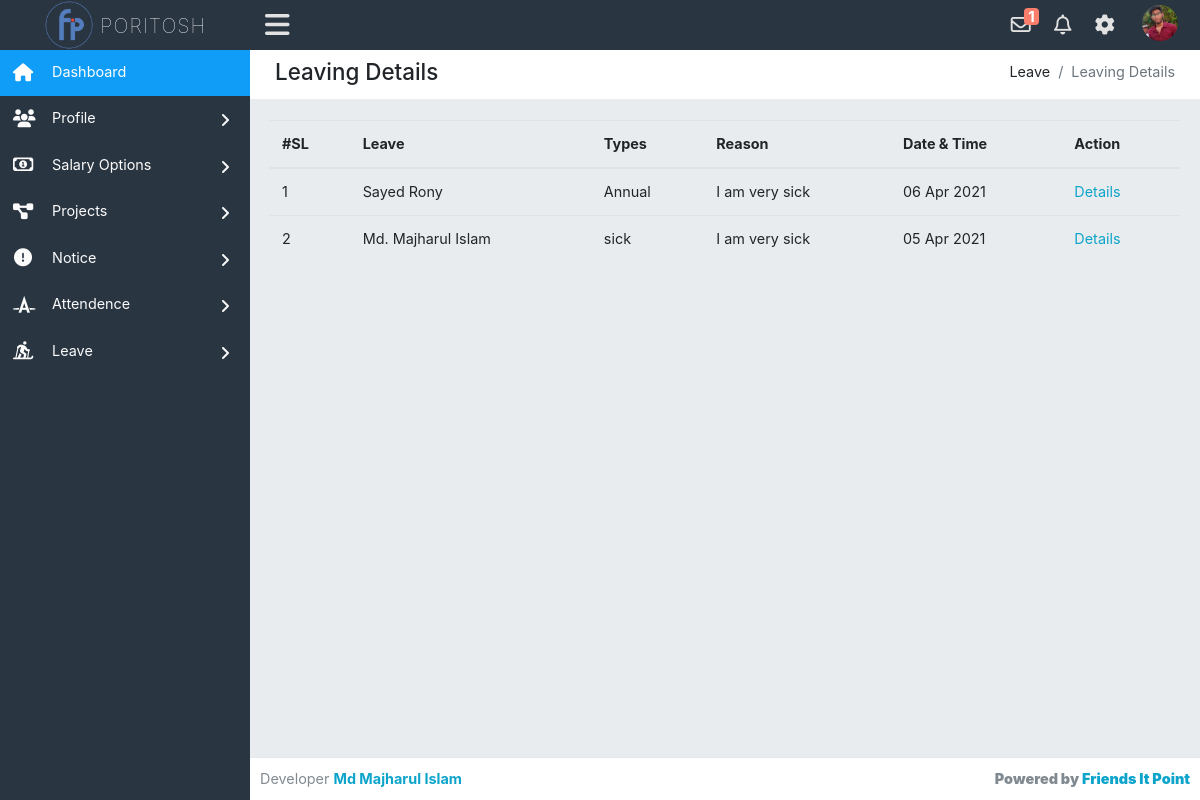
Screenshot of /leavingDetails.php (signed in) with the database file from the repository.
### tables this page shows
CREATE TABLE `employee_info` (
  `id` int(11) NOT NULL,
  `employee_id` int(50) NOT NULL,
  `emp_fullname` varchar(100) NOT NULL,
  `emp_mail` varchar(50) NOT NULL,
  `emp_phone` int(20) NOT NULL,
  `emp_designation` varchar(50) NOT NULL,
  `emp_salary` varchar(50) NOT NULL,
  `emp_address` varchar(100) NOT NULL,
  `emp_password` varchar(150) NOT NULL,
  `emp_bio` varchar(1000) NOT NULL,
  `profile_pic` varchar(50) NOT NULL,
  `register_timedate` timestamp NOT NULL DEFAULT current_timestamp(),
  `total_salary` varchar(100) NOT NULL
);

CREATE TABLE `leaving` (
  `left_id` int(100) NOT NULL,
  `left_emp` varchar(100) NOT NULL,
  `left_empid` int(50) NOT NULL,
  `company` varchar(100) NOT NULL,
  `left_report` varchar(100) NOT NULL,
  `left_day` int(50) NOT NULL,
  `left_from` varchar(20) NOT NULL,
  `left_to` varchar(20) NOT NULL,
  `left_desc` varchar(255) NOT NULL,
  `left_reason` varchar(100) NOT NULL,
  `app_sign` varchar(100) NOT NULL,
  `app_date` varchar(20) NOT NULL,
  `left_accept` varchar(50) NOT NULL,
  `approve_by` varchar(100) NOT NULL,
  `approve_date` varchar(20) NOT NULL,
  `approval` int(2) NOT NULL
);

### leavingDetails.php (the view, shortened to what this page needs)
<?php require_once('header.php'); ?>
<div class="row">
    <div class="col-xl-12">
        <div class="breadcrumb-holder">
            <h1 class="main-title float-left">Leaving Details</h1>
            <ol class="breadcrumb float-right">
                <li class="breadcrumb-item">Leave</li>
                <li class="breadcrumb-item active">Leaving Details</li>
            </ol>
            <div class="clearfix"></div>
        </div>
    </div>
</div>
<div class="row">
	<div class="col-md-12">
   		<div class="table-responsive">
			<table class="table">
			  <thead>
			    <th>#SL</th>
			    <th>Leave</th>
			    <th>Types</th>
			    <th>Reason</th>
			    <th>Date & Time</th>
			    <th>Action</th>
			  </thead>
			  <tbody>
			    <?php
			        $stm  = $pdo->prepare('SELECT * FROM leaving ORDER BY app_date DESC');
			        $stm->execute();
			        $result = $stm->fetchAll(PDO::FETCH_ASSOC);
			        $sl = 1;
			        foreach ($result as $row) :
			     ?>
			    <tr>
			      <td><?php echo $sl;$sl++; ?></td>
			      <td><?php echo $row['left_emp']; ?></td>
			      <td><?php echo $row['left_reason']; ?></td>
			      <td>
			        <?php
			            $long_desc = explode(" ", $row['left_desc']);
			            $short = array_slice($long_desc,0,10);
			            $final_desc = implode(" ",$short);
			            echo $final_desc;
			         ?>
			      </td>
			      <td>
			        <?php
			            $apply_date = $row['app_date'];
			            $day = substr($apply_date,8,2);
			            $month = substr($apply_date,5,2);
			            $year = substr($apply_date,0,4);
			            if($month == '04') { $month = 'Apr';}
			            echo $day." ".$month." ".$year;
			         ?>
			      </td>
			      <td>
			        <a data-fancybox data-src="#hidden-content<?php echo $row['left_id'];?>" href="javascript:;<?php echo $row['left_id'];?>">Details</a>&nbsp;
          </td>
        </tr>
      <?php endforeach; ?>
      </tbody>
    </table>
  </div>
	</div>
</div>
<?php require_once('footer.php'); ?>

### header.php (shortened to what this page needs)
<?php require_once('config.php'); ?>
<!DOCTYPE html>
<html lang="en">
<head>
    <link href="assets/css/bootstrap.min.css" rel="stylesheet" type="text/css" />
    <link href="assets/font-awesome/css/all.css" rel="stylesheet" type="text/css" />
    <link rel="stylesheet" href="fancybox-master/dist/jquery.fancybox.min.css">
    <link rel="stylesheet" href="livedatetime/clock.css">
    <link rel="stylesheet" href="livedatetime/calendar.css">
    <link href='https://netdna.bootstrapcdn.com/font-awesome/3.2.1/css/font-awesome.css' rel='stylesheet' type='text/css'>
    <link rel="stylesheet" type="text/css" href="assets/css/dataTables.bootstrap.min.css" />
    <link rel="stylesheet" type="text/css" href="assets/plugins/datatables/datatables.min.css" />
    <link href="assets/css/style.css" rel="stylesheet" type="text/css" />
</head>
<body class="adminbody">
    <div id="main">
        <div class="headerbar">
            <?php
                $stm = $pdo->prepare('SELECT * FROM employee_info WHERE id=?');
                $stm->execute(array($_SESSION['logged_emp']));
                $rslt = $stm->fetchAll(PDO::FETCH_ASSOC);
                foreach($rslt as $row) :
            ?>
            <div class="headerbar-left">
                <a href="index.php" class="logo">
                    <img alt="Logo" src="assets/images/logo.png" />
                    <span><?php echo $row['emp_fullname']; ?></span>
                </a>
            </div>
            <nav class="navbar-custom">
                <ul class="list-inline float-right mb-0">
                    <li class="list-inline-item dropdown notif">
                        <a class="nav-link dropdown-toggle arrow-none" data-toggle="dropdown" href="#" aria-haspopup="false" aria-expanded="false">
                            <i class="far fa-envelope"></i>
                            <?php
                                $notify_s = $pdo->prepare('SELECT * FROM notification WHERE emp_id=? AND type=? AND status=? ORDER BY date DESC');
                                $notify_s->execute(array($_SESSION['logged_emp'],'salary','unread'));
                                $notify_result = $notify_s->fetchAll(PDO::FETCH_ASSOC);
                                if(count($notify_result) > 0 ) :
                             ?>
                            <span class="mycounter"><?php echo count($notify_result); ?></span>
                            <?php endif; ?>
                        </a>
                    </li>
                    <li class="list-inline-item dropdown notif">
                        <a class="nav-link dropdown-toggle arrow-none" data-toggle="dropdown" href="#" aria-haspopup="false" aria-expanded="false">
                            <i class="far fa-bell"></i>
                        </a>
                    </li>
                    <li class="list-inline-item dropdown notif">
                        <a class="nav-link dropdown-toggle arrow-none" data-toggle="dropdown" href="#" aria-haspopup="false" aria-expanded="false">
                            <i class="fas fa-cog"></i>
                        </a>
                    </li>
                    <li class="list-inline-item dropdown notif">
                        <a class="nav-link dropdown-toggle nav-user" data-toggle="dropdown" href="#" aria-haspopup="false" aria-expanded="false">
                            <?php if($row['profile_pic'] != 'avatar') : ?>
                            <img src="uploads/<?php echo $row['profile_pic']; ?>" alt="Profile image" class="avatar-rounded">
                            <?php else : ?>
                            <img src="assets/images/avatars/admin.png" alt="Profile image" class="avatar-rounded">
                        </a>
                        <?php endif; endforeach; ?>
                    </li>
                </ul>
                <ul class="list-inline menu-left mb-0">
                    <li class="float-left">
                        <button class="button-menu-mobile open-left">
                            <i class="fas fa-bars"></i>
                        </button>
                    </li>
                </ul>
            </nav>
        </div>
        <div class="left main-sidebar">
            <div class="sidebar-inner leftscroll">
                <div id="sidebar-menu">
                    <ul>
                        <li class="submenu">
                            <a class="active" href="index.php">
                                <i class="fas fa-home"></i>
                                <span> Dashboard </span>
                            </a>
                        </li>
                        <li class="submenu">
                            <a id="tables" href="#">
                                <i class="fas fa-users"></i>
                                <span> Profile </span>
                                <span class="menu-arrow"></span>
                            </a>
                        </li>
                        <li class="submenu">
                            <a id="tables" href="#">
                                <i class="far fa-money-bill-alt"></i>
                                <span> Salary Options </span>
                                <span class="menu-arrow"></span>
                            </a>
                        </li>
                        <li class="submenu">
                            <a id="tables" href="#">
                                <i class="fas fa-project-diagram"></i>
                                <span> Projects </span>
                                <span class="menu-arrow"></span>
                            </a>
                        </li>
                        <li class="submenu">
                            <a id="tables" href="#">
                                <i class="fas fa-exclamation-circle"></i>
                                <span> Notice </span>
                                <span class="menu-arrow"></span>
                            </a>
                        </li>
                        <li class="submenu">
                            <a id="tables" href="#">
                                <i class="fab fa-autoprefixer"></i>
                                <span> Attendence </span>
                                <span class="menu-arrow"></span>
                            </a>
                        </li>
                        <li class="submenu">
                            <a id="tables" href="#">
                                <i class="fas fa-skiing-nordic"></i>
                                <span> Leave </span>
                                <span class="menu-arrow"></span>
                            </a>
                        </li>
                    </ul>
                </div>
            </div>
        </div>
        <div class="content-page">
            <div class="content">
                <div class="container-fluid">

### livedatetime/clock.css (style rules this page uses)
* { margin: 0; padding: 0; box-sizing: border-box; }

### rows the page displays
employee_info: emp_fullname "PORITOSH", count($notify_result) "1", profile_pic (picture)
leaving: left_emp "Sayed Rony", left_reason "Annual", left_desc "I am very sick", app_date "06", app_date "Apr", app_date "2021"
leaving: left_emp "Md. Majharul Islam", left_reason "sick", left_desc "I am very sick", app_date "05", app_date "Apr", app_date "2021"
